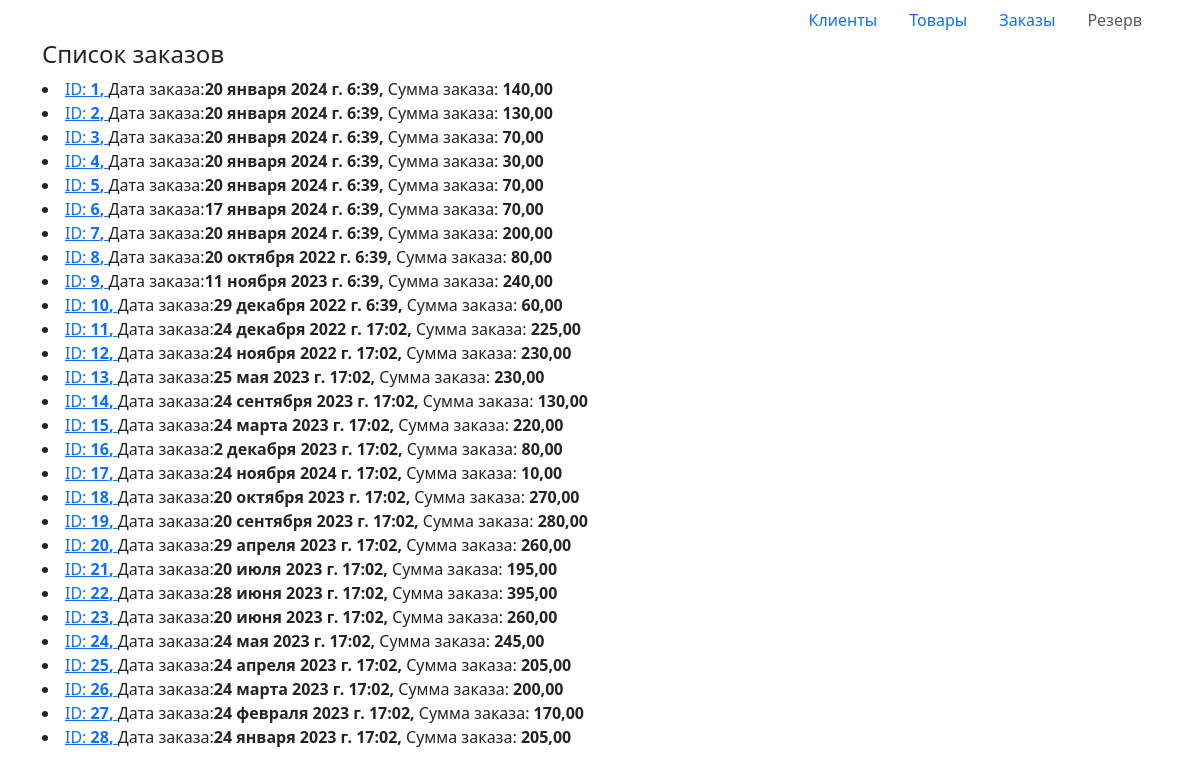
/orders/, run on an earlier commit of the app's database.
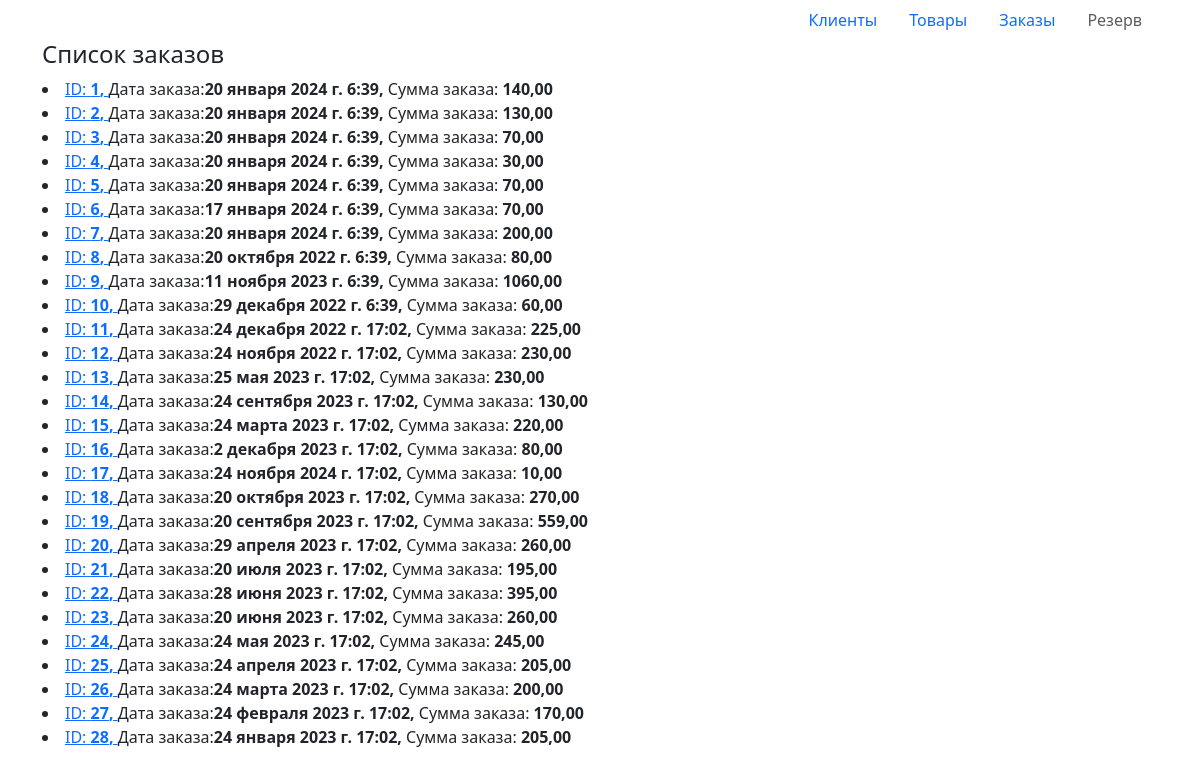
And on a later commit of the database.
### gb_hw/models.py (models this page shows, shortened)
class Order(models.Model):
    customer = models.ForeignKey(Customer, on_delete=models.SET_NULL, null=True)
    product = models.ManyToManyField(Product)
    total = models.DecimalField(max_digits=8, decimal_places=2)
    date_ordered = models.DateTimeField(auto_now_add=True)

### gb_hw/views.py (the view)
# urls.py: path('orders/', OrderList.as_view(), name='orders'),
class OrderList(View):
    def get(self, request):
        orders = Order.objects.all()
        context = {'orders': orders}
        return render(request, 'gb_hw/orders.html', context)

### gb_hw/templates/gb_hw/orders.html (shortened to what this page needs)
{% extends 'gb_hw/base.html' %}
{% block content %}
<div class="container">
    <h4>Список заказов</h4>
    {% for order in orders %}
    <li> <a href="{% url 'order_detail' order=order.pk %}">ID:<b> {{ order.pk }}, </b></a>Дата заказа:<b>{{order.date_ordered }},
    </b>Сумма заказа:<b> {{ order.total }}</b>
    </li>
    {% endfor %}
</div>
{% endblock %}

What changed in the data, as far as the page shows it:
changed Order "11 ноября 2023 г. 6:39": total "240,00" → "1060,00"
changed Order "20 сентября 2023 г. 17:02": total "280,00" → "559,00"
